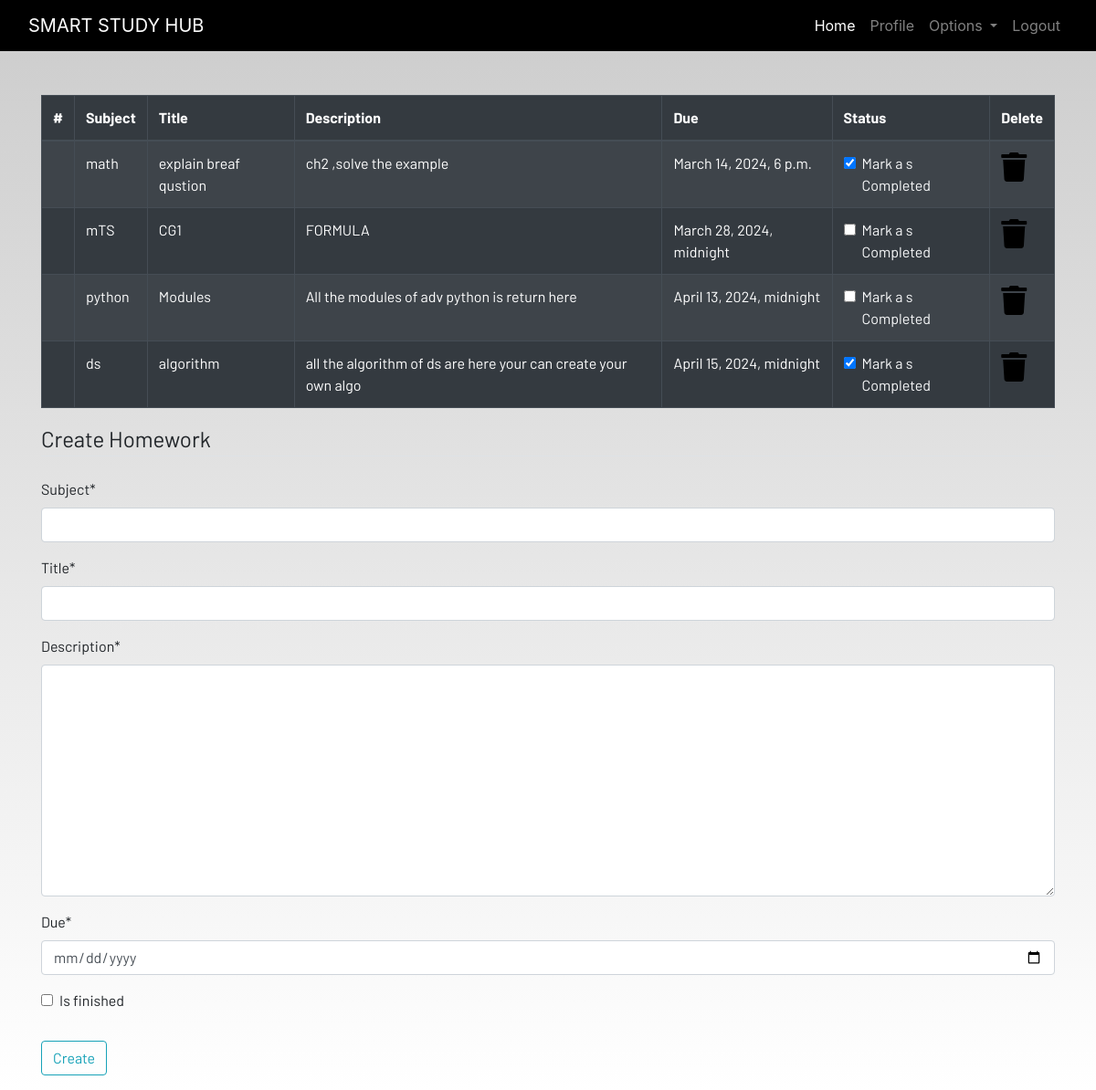
Screenshot of /homework/ (signed in) with the database file from the repository.
### demo1/models.py (models this page shows, shortened)
class Homework(models.Model):
    user = models.ForeignKey(User , on_delete=models.CASCADE)
    subject = models.CharField(max_length=50)
    title = models.CharField(max_length=200)
    description = models.TextField()
    due = models.DateTimeField()
    is_finished=models.BooleanField(default=False)

### demo1/views.py (the view)
# urls.py: path('homework/',views.homework,name="homework"),
@login_required
def homework(request):
    if request.method == 'POST':
        form = HomeworkForm(request.POST)
        if form.is_valid():
            try:
                finished = request.POST['is_finished']
                if finished == 'on':
                    finished = True
                else:
                    finished = False
            except:
                finished = False
            homeworks = Homework(
                user = request.user,
                subject = request.POST['subject'],
                title = request.POST['title'],
                description = request.POST['description'],
                due = request.POST['due'],
                is_finished = finished,
            )
            homeworks.save()
            messages.success(request,f'Homework Successfully Added from {request.user.username}!!!')
            return HttpResponseRedirect('homework')
    else:
        form = HomeworkForm()
    homework = Homework.objects.filter(user=request.user)
    if len(homework) == 0:
        homework_done = True
    else:
        homework_done = False
    context = {
        'homeworks': homework,
        'homeworks_done': homework_done,
        'form': form,
    }
    return render(request, 'dashboard/homework.html', context)

### demo1/forms.py
class HomeworkForm(forms.ModelForm):
    class Meta:
        model = Homework
        widgets = {'due':DateInput()}
        fields = ['subject','title','description','due','is_finished']

### demo1/templates/dashboard/homework.html (shortened to what this page needs)
{% extends 'dashboard/base.html' %}
{% load static %}
{% load crispy_forms_tags %}
{% block content %}
<div class="container">
    {% if not homework_done %}
    <table class="table table-striped table-bordered table-hover table-dark">
        <thead>
            <tr>
                <th scope="col">#</th>
                <th scope="col">Subject</th>
                <th scope="col">Title</th>
                <th scope="col">Description</th>
                <th scope="col">Due</th>
                <th scope="col">Status</th>
                <th scope="col">Delete</th>
            </tr>
        </thead>
        <tbody>
            {% for homework in homeworks %}
            <tr>
                <th scope="row"></th>
                <td>{{homework.subject}}</td>
                <td>{{homework.title}}</td>
                <td>{{homework.description}}</td>
                <td>{{homework.due}}</td>
                <td>
                    <a href="{% url "update-homework" homework.id  %}">
                        <div class="form-check">
                            {% if homework.is_finished == True %}
                            <input class="form-check-input" type="checkbox" value="" checked>
                            {% else %}
                            <input class="form-check-input" type="checkbox" value="">
                            {% endif %}
                            <label class="form-check-label text-light" for="flexCheckDefault">
                                Mark a  s Completed
                            </label>
                        </div>
                    </a>
                </td>
                <td><a href="{% url "delete-homework" homework.id %}"><i class="fa fa-trash fa-2x"></i></a></td>
            </tr>
            {% endfor %}
        </tbody>
    </table>
    {% else %}
    <h4>All homeworks are completed!! Create to have more!!</h4>
{% endif %}
</div>
<div class=" container">
    <form method="POST">
        <fieldset class="form-group">
            <legend class="border-bottom mb-4">Create Homework</legend>
            {{form|crispy}}
        </fieldset>
        <div class="form-group">
            <button href="" class="btn btn-outline-info" type="submit">
                Create
            </button>
        </div>
    </form>
</div>
{% endblock content %}

### demo1/templates/dashboard/base.html (shortened to what this page needs)
<!DOCTYPE html>
{% load static %}
<html lang="en">
<head>
  <link rel="stylesheet" href="https://stackpath.bootstrapcdn.com/bootstrap/4.3.1/css/bootstrap.min.css"
 />
  <link rel="stylesheet" href="https://use.fontawesome.com/releases/v5.7.2/css/all.css"
 />
  <link rel="stylesheet" href="{% static 'css/main.css' %}" />
</head>
<body>
  <header>
    <nav class="navbar navbar-expand-lg navbar-dark bg-dark">
      <div class="container-fluid">
        <a class="navbar-brand" href="{% url 'home' %}">SMART STUDY HUB</a>
        <div class="collapse navbar-collapse justify-content-end" id="navbarSupportedContent">
          <ul class="navbar-nav mb-2 mb-lg-0">
            <li class="nav-item">
              <a class="nav-link active" aria-current="page" href="{% url 'home' %}">Home</a>
            </li>
            {% if user.is_authenticated %}
            <li class="nav-item">
              <a class="nav-link" href="{% url 'profile' %}">Profile</a>
            </li>
            <li class="nav-item dropdown">
              <a class="nav-link dropdown-toggle" href="#" id="navbarDropdown" role="button" data-toggle="dropdown"
                aria-haspopup="true" aria-expanded="false">
                Options
              </a>
            </li>
            <li class="nav-item">
              <a class="nav-link" href="{% url 'logout' %}">Logout</a>
            </li>
            {% endif %}
          </ul>
        </div>
      </div>
    </nav>
  </header>
  <br /><br />
  <main>
    {% block content %}
    {% endblock content %}
  </main>
</body>
</html>

### demo1/static/css/main.css (style rules this page uses)
html { scroll-behavior: smooth; height: 100%; width: 100%; }
main { font-family: Barlow, Quicksand, Rubik, sans-serif, serif, 'Times New Roman', Times, serif !important; }
.navbar { background-color: rgb(0, 0, 0) !important; }
a { text-decoration: none !important; color: black; }
html, body { max-width: 100%; overflow-x: hidden; height: 100%; width: 100%; }
body { background: linear-gradient(rgba(0, 0, 0, 0.2), rgba(255, 255, 255, 0.5)); overflow-x: hidden; background-repeat: no-repeat; }
.fa { color: black; }

### rows the page displays
Homework: subject "math", title "explain breaf qustion", description "ch2 ,solve the example", due "March 14, 2024, 6 p.m."
Homework: subject "mTS", title "CG1", description "FORMULA", due "March 28, 2024, midnight"
Homework: subject "python", title "Modules", description "All the modules of adv python is return here", due "April 13, 2024, midnight"
Homework: subject "ds", title "algorithm", description "all the algorithm of ds are here your can create your own algo", due "April 15, 2024, midnight"
